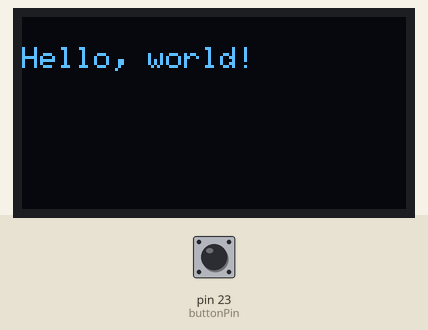
Simulated run of this sketch. Board: Arduino Mega 2560, built with avr-gcc and run on an emulated ATmega2560. Parts: 128×64 one-colour display. The inputs (shaded band) are chosen by the test bench; at power-on: pin 23 (buttonPin) HIGH. What the sketch prints to the serial monitor is not drawn.

Above: at 1.1 s.

The sketch:

oled_gui_with_buttons_for_isolation.ino
```cpp
#include <SPI.h>
#include <Wire.h>
#include <Adafruit_GFX.h>
#include <Adafruit_SSD1306.h>
#include <string>

#define SCREEN_WIDTH 128
#define SCREEN_HEIGHT 64
Adafruit_SSD1306 display(SCREEN_WIDTH, SCREEN_HEIGHT, &Wire, -1);


const int buttonPin = 23; // The pin where your button is connected
bool buttonState = LOW; // The current state of the button
bool lastButtonState = LOW; // The previous state of the button
unsigned long startTime = 0;

void drawAxes()
{
  // Draw the axes and labels
  display.drawLine(0, SCREEN_HEIGHT / 2, SCREEN_WIDTH, SCREEN_HEIGHT / 2, SSD1306_WHITE); // X-axis
  display.drawLine(SCREEN_WIDTH / 2, 0, SCREEN_WIDTH / 2, SCREEN_HEIGHT, SSD1306_WHITE);  // Y-axis
  display.setTextSize(1);                                                                 // Set text size
  display.setTextColor(SSD1306_WHITE);                                                    // Set text color
  display.setCursor(SCREEN_WIDTH - 20, SCREEN_HEIGHT / 2 - 10);                           // Adjust the position of X-axis label
  display.println("X");
  display.setCursor(SCREEN_WIDTH / 2 + 10, 5); // Adjust the position of Y-axis label
  display.println("Y");
}

void setup() {

pinMode(buttonPin, INPUT_PULLUP);
Serial.begin(9600);

if(!display.begin(SSD1306_SWITCHCAPVCC, 0x3C)) {
    Serial.println(F("SSD1306 allocation failed"));
    for(;;);
  }
  delay(1000);
  display.clearDisplay();
  display.setTextSize(1);
  display.setTextColor(WHITE);
  display.setCursor(0, 10);

  display.println("Hello, world!");
  display.display();
  delay(10000);
  display.clearDisplay();
  display.display();

}

void loop() {

buttonState = digitalRead(buttonPin); // Read the state of the button

display.print("main menu");

  // Check if the button state has changed
  if (buttonState != lastButtonState) {
    if (buttonState == LOW) { // Button is pressed
      startTime = millis(); // Record the start time of the button press
    } else { // Button is released
      unsigned long pressDuration = millis() - startTime; // Calculate the duration of the button press
      if (pressDuration > 400) { // If button was held for more than 0.4 seconds
        // Perform the action you want here
        Serial.println("Button held for more than 0.4 seconds");
      }
    }
  }

  lastButtonState = buttonState;

}
```

Measured:
- what the display in image 0 shows lasts 10.0 s, from 1.1 s to 11.1 s
